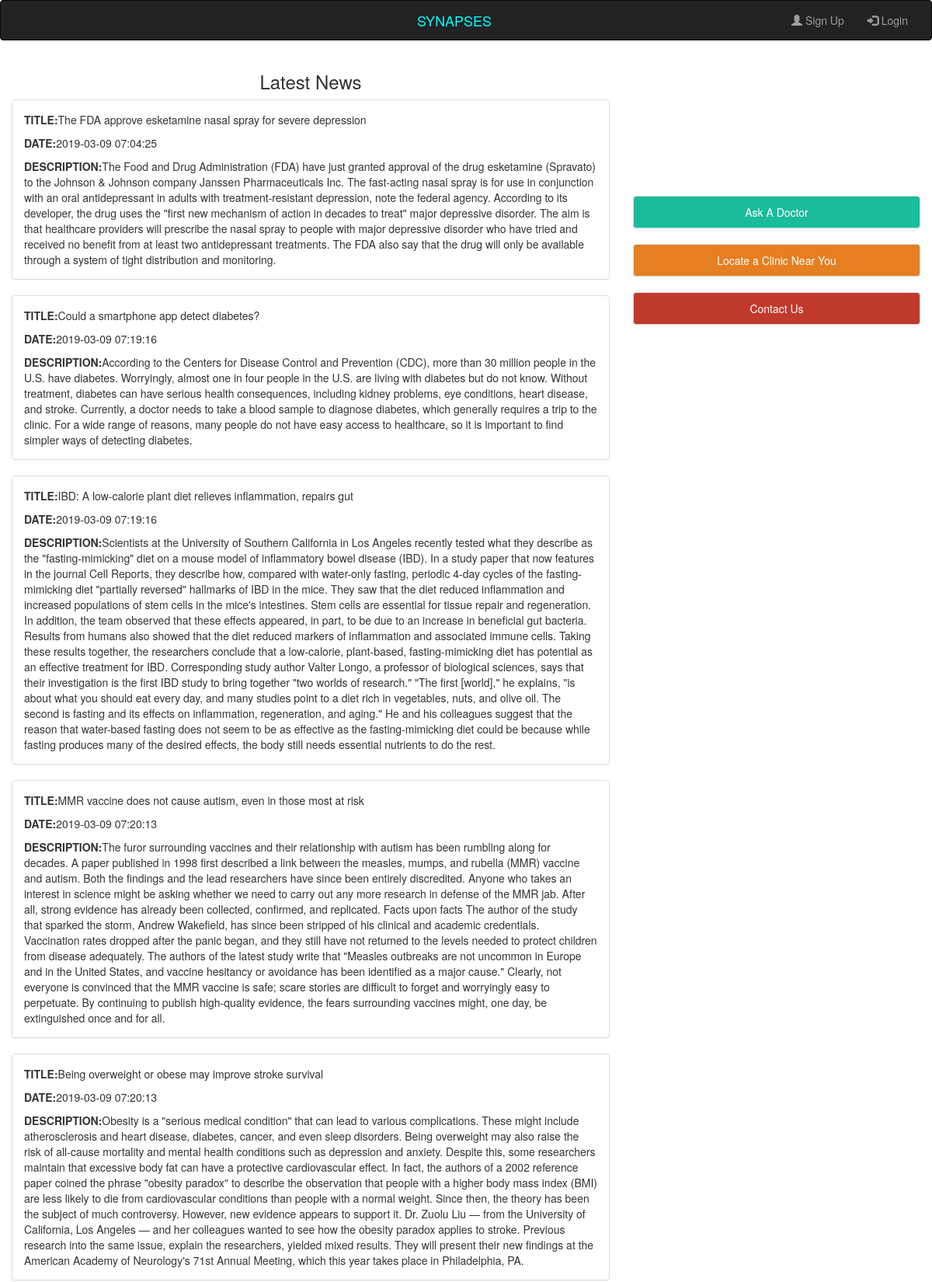
The app's page /disease.php (upper part) with its own data.
### tables this page shows
CREATE TABLE `news` (
  `id` int(11) NOT NULL,
  `title` varchar(255) NOT NULL,
  `date` timestamp NOT NULL DEFAULT CURRENT_TIMESTAMP,
  `body` longtext NOT NULL
);

### disease.php (the view, shortened to what this page needs)
<html>
<head>
    <link rel="stylesheet" href="css/MAIN.css">
    <link rel="stylesheet" href="https://cdnjs.cloudflare.com/ajax/libs/font-awesome/4.7.0/css/font-awesome.min.css">
    <link href="https://maxcdn.bootstrapcdn.com/bootstrap/3.3.7/css/bootstrap.min.css" rel="stylesheet">
</head>
<body>
    <nav class="navbar navbar-inverse">
        <div class="container-fluid">
            <div class="navbar-header">
                <a class="navbar-brand" href="#" style="color:cyan;">SYNAPSES</a>
            </div>
            <div class="collapse navbar-collapse" id="myNavbar">
                <ul class="nav navbar-nav navbar-right">
                    <li><a href="register.php"><span class="glyphicon glyphicon-user"></span> Sign Up</a></li>
                    <li><a href="login.php"><span class="glyphicon glyphicon-log-in"></span> Login</a></li>
                </ul>
            </div>
        </div>
    </nav>
    <section id="head section" class="section1">
      <div class="container-fluid">
      <div class="row">
        <div class="col-md-8">
          <div><h3 class="text-center">Latest News</h3></div>
          <?php
          $con = mysqli_connect("localhost","root","","datablood");
          $sql="SELECT * FROM news" ;
          $result = mysqli_query($con,$sql) ;
          if(mysqli_num_rows($result)>0){
            while($row = mysqli_fetch_assoc($result)){
            echo ' <div class="panel panel-default"><div class="panel-body"><div><strong>TITLE:</strong>'. $row['title'] .'</div><div><strong>DATE:</strong>'. $row['date'] .'</div><div><strong>DESCRIPTION:</strong>'. $row['body'] .'</div></div></div> ';
            }
          }
          ?>
        </div>
        <div class="col-md-4 text-center" style="padding-top:15%;">
          <div id="aad" class="panel panel-default" style="background-color:#1abc9c;color:#fff;">
            <div class="panel-body">Ask A Doctor</div>
          </div>
          <div id="lcny" class="panel panel-default" style="background-color:#e67e22;color:#fff;">
            <div class="panel-body">Locate a Clinic Near You</div>
          </div>
          <div id="cu" class="panel panel-default" style="background-color:#c0392b;color:#fff;">
            <div class="panel-body">Contact Us</div>
          </div>
        </div>
      </div>
      </div>
    </section>
    <br>
    <br>
</body>
</html>

### css/MAIN.css (style rules this page uses)
.section1 { margin-top: 20px; }

### disease.php (style rules this page uses)
.navbar-brand { transform: translateX(-50%); left: 50%; position: absolute; }
.panel-body { padding:10px ; }
.panel-body div { padding:5px ; }

### records on screen
news: title "The FDA approve esketamine nasal spray for severe depression", date "2019-03-09 07:04:25", body "The Food and Drug Administration (FDA) have just granted approval of the drug esketamine (Spravato) to the Johnson & Johnson company Janssen Pharmaceuticals Inc. The fast-acting nasal spray is for use in conjunction with an oral antidepressant in adults with treatment-resistant depression, note the federal agency. According to its developer, the drug uses the \"first new mechanism of action in decades to treat\" major depressive disorder. The aim is that healthcare providers will prescribe the nasal spray to people with major depressive disorder who have tried and received no benefit from at least two antidepressant treatments. The FDA also say that the drug will only be available through a…"
news: title "Could a smartphone app detect diabetes?", date "2019-03-09 07:19:16", body "According to the Centers for Disease Control and Prevention (CDC), more than 30 million people in the U.S. have diabetes. Worryingly, almost one in four people in the U.S. are living with diabetes but do not know. Without treatment, diabetes can have serious health consequences, including kidney problems, eye conditions, heart disease, and stroke. Currently, a doctor needs to take a blood sample to diagnose diabetes, which generally requires a trip to the clinic. For a wide range of reasons, many people do not have easy access to healthcare, so it is important to find simpler ways of detecting diabetes."
news: title "IBD: A low-calorie plant diet relieves inflammation, repairs gut", date "2019-03-09 07:19:16", body "Scientists at the University of Southern California in Los Angeles recently tested what they describe as the \"fasting-mimicking\" diet on a mouse model of inflammatory bowel disease (IBD). In a study paper that now features in the journal Cell Reports, they describe how, compared with water-only fasting, periodic 4-day cycles of the fasting-mimicking diet \"partially reversed\" hallmarks of IBD in the mice. They saw that the diet reduced inflammation and increased populations of stem cells in the mice's intestines. Stem cells are essential for tissue repair and regeneration. In addition, the team observed that these effects appeared, in part, to be due to an increase in beneficial gut…"
news: title "MMR vaccine does not cause autism, even in those most at risk", date "2019-03-09 07:20:13", body "The furor surrounding vaccines and their relationship with autism has been rumbling along for decades. A paper published in 1998 first described a link between the measles, mumps, and rubella (MMR) vaccine and autism. Both the findings and the lead researchers have since been entirely discredited. Anyone who takes an interest in science might be asking whether we need to carry out any more research in defense of the MMR jab. After all, strong evidence has already been collected, confirmed, and replicated. Facts upon facts The author of the study that sparked the storm, Andrew Wakefield, has since been stripped of his clinical and academic credentials. Vaccination rates dropped after the…"
news: title "Being overweight or obese may improve stroke survival", date "2019-03-09 07:20:13", body "Obesity is a \"serious medical condition\" that can lead to various complications. These might include atherosclerosis and heart disease, diabetes, cancer, and even sleep disorders. Being overweight may also raise the risk of all-cause mortality and mental health conditions such as depression and anxiety. Despite this, some researchers maintain that excessive body fat can have a protective cardiovascular effect. In fact, the authors of a 2002 reference paper coined the phrase \"obesity paradox\" to describe the observation that people with a higher body mass index (BMI) are less likely to die from cardiovascular conditions than people with a normal weight. Since then, the theory has been the…"
